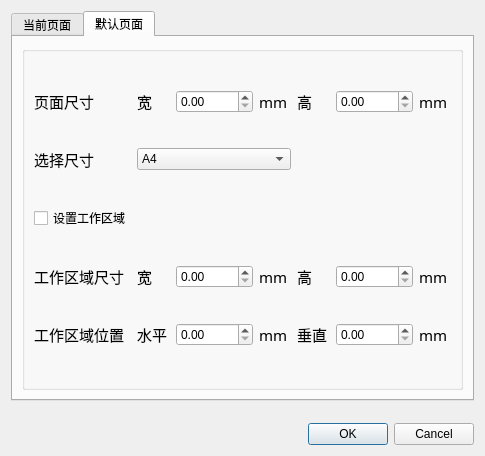
<?xml version="1.0" encoding="UTF-8"?>
<ui version="4.0">
 <class>PageDialog</class>
 <widget class="QDialog" name="PageDialog">
  <property name="geometry">
   <rect>
    <x>0</x>
    <y>0</y>
    <width>465</width>
    <height>456</height>
   </rect>
  </property>
  <property name="windowTitle">
   <string>页面设置</string>
  </property>
  <layout class="QVBoxLayout" name="verticalLayout">
   <item>
    <widget class="QTabWidget" name="tabWidget">
     <property name="currentIndex">
      <number>1</number>
     </property>
     <widget class="QWidget" name="tab">
      <attribute name="title">
       <string>当前页面</string>
      </attribute>
      <layout class="QVBoxLayout" name="verticalLayout_2">
       <item>
        <widget class="QGroupBox" name="groupBox">
         <property name="title">
          <string>页面设置</string>
         </property>
         <layout class="QGridLayout" name="gridLayout_3">
          <item row="0" column="0">
           <widget class="QLabel" name="label_2">
            <property name="font">
             <font>
              <family>宋体</family>
              <pointsize>11</pointsize>
             </font>
            </property>
            <property name="text">
             <string>页面尺寸</string>
            </property>
           </widget>
          </item>
          <item row="0" column="1" colspan="2">
           <widget class="QLabel" name="label_4">
            <property name="font">
             <font>
              <family>宋体</family>
              <pointsize>11</pointsize>
             </font>
            </property>
            <property name="text">
             <string>宽</string>
            </property>
           </widget>
          </item>
          <item row="0" column="3">
           <widget class="QDoubleSpinBox" name="CurrentPageSizeWidth">
            <property name="maximum">
             <double>10000.000000000000000</double>
            </property>
           </widget>
          </item>
          <item row="0" column="4" colspan="2">
           <widget class="QLabel" name="label_5">
            <property name="font">
             <font>
              <family>宋体</family>
              <pointsize>11</pointsize>
             </font>
            </property>
            <property name="text">
             <string>mm</string>
            </property>
           </widget>
          </item>
          <item row="0" column="6" colspan="2">
           <widget class="QLabel" name="label_7">
            <property name="font">
             <font>
              <family>宋体</family>
              <pointsize>11</pointsize>
             </font>
            </property>
            <property name="text">
             <string>高</string>
            </property>
           </widget>
          </item>
          <item row="0" column="8">
           <widget class="QDoubleSpinBox" name="CurrentPageSizeHeight">
            <property name="maximum">
             <double>10000.000000000000000</double>
            </property>
           </widget>
          </item>
          <item row="0" column="9">
           <widget class="QLabel" name="label_6">
            <property name="font">
             <font>
              <family>宋体</family>
              <pointsize>11</pointsize>
             </font>
            </property>
            <property name="text">
             <string>mm</string>
            </property>
           </widget>
          </item>
          <item row="1" column="0">
           <widget class="QLabel" name="label_10">
            <property name="font">
             <font>
              <family>宋体</family>
              <pointsize>11</pointsize>
             </font>
            </property>
            <property name="text">
             <string>选择尺寸</string>
            </property>
           </widget>
          </item>
          <item row="1" column="1" colspan="3">
           <widget class="QComboBox" name="CurrentSelectPageSize">
            <item>
             <property name="text">
              <string>A4</string>
             </property>
            </item>
            <item>
             <property name="text">
              <string>A3</string>
             </property>
            </item>
            <item>
             <property name="text">
              <string>A5</string>
             </property>
            </item>
            <item>
             <property name="text">
              <string>Letter</string>
             </property>
            </item>
            <item>
             <property name="text">
              <string>16K</string>
             </property>
            </item>
            <item>
             <property name="text">
              <string>32K</string>
             </property>
            </item>
            <item>
             <property name="text">
              <string>Customized</string>
             </property>
            </item>
           </widget>
          </item>
          <item row="2" column="0">
           <widget class="QCheckBox" name="CurrentSetWorkingAreaChecked">
            <property name="text">
             <string>设置工作区域</string>
            </property>
           </widget>
          </item>
          <item row="3" column="0">
           <widget class="QLabel" name="label_9">
            <property name="font">
             <font>
              <family>宋体</family>
              <pointsize>11</pointsize>
             </font>
            </property>
            <property name="text">
             <string>工作区域尺寸</string>
            </property>
           </widget>
          </item>
          <item row="3" column="1">
           <widget class="QLabel" name="CurrentWorkingAreaWidthText">
            <property name="font">
             <font>
              <family>宋体</family>
              <pointsize>11</pointsize>
             </font>
            </property>
            <property name="text">
             <string>宽</string>
            </property>
           </widget>
          </item>
          <item row="3" column="2" colspan="2">
           <widget class="QDoubleSpinBox" name="CurrentWorkingAreaWidth">
            <property name="maximum">
             <double>10000.000000000000000</double>
            </property>
           </widget>
          </item>
          <item row="3" column="4">
           <widget class="QLabel" name="label_8">
            <property name="font">
             <font>
              <family>宋体</family>
              <pointsize>11</pointsize>
             </font>
            </property>
            <property name="text">
             <string>mm</string>
            </property>
           </widget>
          </item>
          <item row="3" column="6">
           <widget class="QLabel" name="CurrentWorkingAreaHeightText">
            <property name="font">
             <font>
              <family>宋体</family>
              <pointsize>11</pointsize>
             </font>
            </property>
            <property name="text">
             <string>高</string>
            </property>
           </widget>
          </item>
          <item row="3" column="7" colspan="2">
           <widget class="QDoubleSpinBox" name="CurrentWorkingAreaHeight">
            <property name="maximum">
             <double>10000.000000000000000</double>
            </property>
           </widget>
          </item>
          <item row="3" column="9">
           <widget class="QLabel" name="label_12">
            <property name="font">
             <font>
              <family>宋体</family>
              <pointsize>11</pointsize>
             </font>
            </property>
            <property name="text">
             <string>mm</string>
            </property>
           </widget>
          </item>
          <item row="4" column="0">
           <widget class="QLabel" name="label_13">
            <property name="font">
             <font>
              <family>宋体</family>
              <pointsize>11</pointsize>
             </font>
            </property>
            <property name="text">
             <string>工作区域位置</string>
            </property>
           </widget>
          </item>
          <item row="4" column="1">
           <widget class="QLabel" name="label_15">
            <property name="font">
             <font>
              <family>宋体</family>
              <pointsize>11</pointsize>
             </font>
            </property>
            <property name="text">
             <string>水平</string>
            </property>
           </widget>
          </item>
          <item row="4" column="2" colspan="2">
           <widget class="QDoubleSpinBox" name="CurrentWorkingAreaX">
            <property name="maximum">
             <double>10000.000000000000000</double>
            </property>
           </widget>
          </item>
          <item row="4" column="4">
           <widget class="QLabel" name="label_14">
            <property name="font">
             <font>
              <family>宋体</family>
              <pointsize>11</pointsize>
             </font>
            </property>
            <property name="text">
             <string>mm</string>
            </property>
           </widget>
          </item>
          <item row="4" column="5" colspan="2">
           <widget class="QLabel" name="label_16">
            <property name="font">
             <font>
              <family>宋体</family>
              <pointsize>11</pointsize>
             </font>
            </property>
            <property name="text">
             <string>垂直</string>
            </property>
           </widget>
          </item>
          <item row="4" column="7" colspan="2">
           <widget class="QDoubleSpinBox" name="CurrentWorkingAreaY">
            <property name="maximum">
             <double>10000.000000000000000</double>
            </property>
           </widget>
          </item>
          <item row="4" column="9">
           <widget class="QLabel" name="label_17">
            <property name="font">
             <font>
              <family>宋体</family>
              <pointsize>11</pointsize>
             </font>
            </property>
            <property name="text">
             <string>mm</string>
            </property>
           </widget>
          </item>
         </layout>
        </widget>
       </item>
       <item>
        <widget class="QGroupBox" name="groupBox_2">
         <property name="title">
          <string>应用于</string>
         </property>
         <layout class="QGridLayout" name="gridLayout_4">
          <item row="0" column="0">
           <widget class="QRadioButton" name="CurrentPageRadioButton">
            <property name="text">
             <string>当前页</string>
            </property>
           </widget>
          </item>
          <item row="1" column="0">
           <widget class="QRadioButton" name="AllPagesRadioButton">
            <property name="text">
             <string>所有页</string>
            </property>
           </widget>
          </item>
          <item row="6" column="0">
           <widget class="QRadioButton" name="SpecificPageRadioButton">
            <property name="text">
             <string>特定页数</string>
            </property>
           </widget>
          </item>
          <item row="4" column="4">
           <widget class="QSpinBox" name="PageRangeUpperBound">
            <property name="maximum">
             <number>10000</number>
            </property>
           </widget>
          </item>
          <item row="4" column="2">
           <widget class="QSpinBox" name="PageRangeLowerBound"/>
          </item>
          <item row="4" column="5">
           <widget class="QLabel" name="PageRange3">
            <property name="font">
             <font>
              <family>Agency FB</family>
              <pointsize>11</pointsize>
             </font>
            </property>
            <property name="text">
             <string>页</string>
            </property>
           </widget>
          </item>
          <item row="4" column="3">
           <widget class="QLabel" name="PageRange2">
            <property name="font">
             <font>
              <family>Agency FB</family>
              <pointsize>11</pointsize>
             </font>
            </property>
            <property name="text">
             <string>到</string>
            </property>
           </widget>
          </item>
          <item row="4" column="1">
           <widget class="QLabel" name="PageRange1">
            <property name="font">
             <font>
              <family>Agency FB</family>
              <pointsize>11</pointsize>
             </font>
            </property>
            <property name="text">
             <string>从</string>
            </property>
           </widget>
          </item>
          <item row="6" column="1">
           <widget class="QLabel" name="PageNum">
            <property name="font">
             <font>
              <family>Agency FB</family>
              <pointsize>11</pointsize>
             </font>
            </property>
            <property name="text">
             <string>页码</string>
            </property>
           </widget>
          </item>
          <item row="6" column="2" colspan="4">
           <widget class="QLineEdit" name="SpecificPage"/>
          </item>
          <item row="4" column="0">
           <widget class="QRadioButton" name="PageRangeRadioButton">
            <property name="text">
             <string>页面范围</string>
            </property>
           </widget>
          </item>
         </layout>
        </widget>
       </item>
      </layout>
     </widget>
     <widget class="QWidget" name="tab_2">
      <attribute name="title">
       <string>默认页面</string>
      </attribute>
      <layout class="QGridLayout" name="gridLayout_2">
       <item row="0" column="0">
        <widget class="QGroupBox" name="groupBox_3">
         <property name="title">
          <string/>
         </property>
         <layout class="QGridLayout" name="gridLayout">
          <item row="0" column="0">
           <widget class="QLabel" name="label_18">
            <property name="font">
             <font>
              <family>宋体</family>
              <pointsize>11</pointsize>
             </font>
            </property>
            <property name="text">
             <string>页面尺寸</string>
            </property>
           </widget>
          </item>
          <item row="0" column="1">
           <widget class="QLabel" name="label_29">
            <property name="font">
             <font>
              <family>宋体</family>
              <pointsize>11</pointsize>
             </font>
            </property>
            <property name="text">
             <string>宽</string>
            </property>
           </widget>
          </item>
          <item row="0" column="2">
           <widget class="QDoubleSpinBox" name="DefaultPageSizeWidth">
            <property name="maximum">
             <double>10000.000000000000000</double>
            </property>
           </widget>
          </item>
          <item row="0" column="3">
           <widget class="QLabel" name="label_26">
            <property name="font">
             <font>
              <family>宋体</family>
              <pointsize>11</pointsize>
             </font>
            </property>
            <property name="text">
             <string>mm</string>
            </property>
           </widget>
          </item>
          <item row="0" column="4">
           <widget class="QLabel" name="label_30">
            <property name="font">
             <font>
              <family>宋体</family>
              <pointsize>11</pointsize>
             </font>
            </property>
            <property name="text">
             <string>高</string>
            </property>
           </widget>
          </item>
          <item row="0" column="5">
           <widget class="QDoubleSpinBox" name="DefaultPageSizeHeight">
            <property name="maximum">
             <double>10000.000000000000000</double>
            </property>
           </widget>
          </item>
          <item row="0" column="6">
           <widget class="QLabel" name="label_21">
            <property name="font">
             <font>
              <family>宋体</family>
              <pointsize>11</pointsize>
             </font>
            </property>
            <property name="text">
             <string>mm</string>
            </property>
           </widget>
          </item>
          <item row="1" column="0">
           <widget class="QLabel" name="label_11">
            <property name="font">
             <font>
              <family>宋体</family>
              <pointsize>11</pointsize>
             </font>
            </property>
            <property name="text">
             <string>选择尺寸</string>
            </property>
           </widget>
          </item>
          <item row="1" column="1" colspan="3">
           <widget class="QComboBox" name="DefaultSelectPageSize">
            <item>
             <property name="text">
              <string>A4</string>
             </property>
            </item>
            <item>
             <property name="text">
              <string>A3</string>
             </property>
            </item>
            <item>
             <property name="text">
              <string>A5</string>
             </property>
            </item>
            <item>
             <property name="text">
              <string>Letter</string>
             </property>
            </item>
            <item>
             <property name="text">
              <string>16K</string>
             </property>
            </item>
            <item>
             <property name="text">
              <string>32K</string>
             </property>
            </item>
            <item>
             <property name="text">
              <string>Customized</string>
             </property>
            </item>
           </widget>
          </item>
          <item row="2" column="0">
           <widget class="QCheckBox" name="DefaultSetWorkingAreaChecked">
            <property name="text">
             <string>设置工作区域</string>
            </property>
           </widget>
          </item>
          <item row="3" column="0">
           <widget class="QLabel" name="label_22">
            <property name="font">
             <font>
              <family>宋体</family>
              <pointsize>11</pointsize>
             </font>
            </property>
            <property name="text">
             <string>工作区域尺寸</string>
            </property>
           </widget>
          </item>
          <item row="3" column="1">
           <widget class="QLabel" name="label_20">
            <property name="font">
             <font>
              <family>宋体</family>
              <pointsize>11</pointsize>
             </font>
            </property>
            <property name="text">
             <string>宽</string>
            </property>
           </widget>
          </item>
          <item row="3" column="2">
           <widget class="QDoubleSpinBox" name="DefaultWorkingAreaWidth">
            <property name="maximum">
             <double>10000.000000000000000</double>
            </property>
           </widget>
          </item>
          <item row="3" column="3">
           <widget class="QLabel" name="label_27">
            <property name="font">
             <font>
              <family>宋体</family>
              <pointsize>11</pointsize>
             </font>
            </property>
            <property name="text">
             <string>mm</string>
            </property>
           </widget>
          </item>
          <item row="3" column="4">
           <widget class="QLabel" name="label_28">
            <property name="font">
             <font>
              <family>宋体</family>
              <pointsize>11</pointsize>
             </font>
            </property>
            <property name="text">
             <string>高</string>
            </property>
           </widget>
          </item>
          <item row="3" column="5">
           <widget class="QDoubleSpinBox" name="DefaultWorkingAreaHeight">
            <property name="maximum">
             <double>10000.000000000000000</double>
            </property>
           </widget>
          </item>
          <item row="3" column="6">
           <widget class="QLabel" name="label_25">
            <property name="font">
             <font>
              <family>宋体</family>
              <pointsize>11</pointsize>
             </font>
            </property>
            <property name="text">
             <string>mm</string>
            </property>
           </widget>
          </item>
          <item row="4" column="0">
           <widget class="QLabel" name="label_31">
            <property name="font">
             <font>
              <family>宋体</family>
              <pointsize>11</pointsize>
             </font>
            </property>
            <property name="text">
             <string>工作区域位置</string>
            </property>
           </widget>
          </item>
          <item row="4" column="1">
           <widget class="QLabel" name="label_32">
            <property name="font">
             <font>
              <family>宋体</family>
              <pointsize>11</pointsize>
             </font>
            </property>
            <property name="text">
             <string>水平</string>
            </property>
           </widget>
          </item>
          <item row="4" column="2">
           <widget class="QDoubleSpinBox" name="DefaultWorkingAreaX">
            <property name="maximum">
             <double>10000.000000000000000</double>
            </property>
           </widget>
          </item>
          <item row="4" column="3">
           <widget class="QLabel" name="label_33">
            <property name="font">
             <font>
              <family>宋体</family>
              <pointsize>11</pointsize>
             </font>
            </property>
            <property name="text">
             <string>mm</string>
            </property>
           </widget>
          </item>
          <item row="4" column="4">
           <widget class="QLabel" name="label_23">
            <property name="font">
             <font>
              <family>宋体</family>
              <pointsize>11</pointsize>
             </font>
            </property>
            <property name="text">
             <string>垂直</string>
            </property>
           </widget>
          </item>
          <item row="4" column="5">
           <widget class="QDoubleSpinBox" name="DefaultWorkingAreaY">
            <property name="maximum">
             <double>10000.000000000000000</double>
            </property>
           </widget>
          </item>
          <item row="4" column="6">
           <widget class="QLabel" name="label_24">
            <property name="font">
             <font>
              <family>宋体</family>
              <pointsize>11</pointsize>
             </font>
            </property>
            <property name="text">
             <string>mm</string>
            </property>
           </widget>
          </item>
         </layout>
        </widget>
       </item>
      </layout>
     </widget>
    </widget>
   </item>
   <item>
    <spacer name="verticalSpacer_2">
     <property name="orientation">
      <enum>Qt::Vertical</enum>
     </property>
     <property name="sizeHint" stdset="0">
      <size>
       <width>20</width>
       <height>40</height>
      </size>
     </property>
    </spacer>
   </item>
   <item>
    <widget class="QDialogButtonBox" name="OkAndCancel">
     <property name="orientation">
      <enum>Qt::Horizontal</enum>
     </property>
     <property name="standardButtons">
      <set>QDialogButtonBox::Cancel|QDialogButtonBox::Ok</set>
     </property>
     <property name="centerButtons">
      <bool>false</bool>
     </property>
    </widget>
   </item>
  </layout>
 </widget>
 <resources/>
 <connections/>
</ui>
